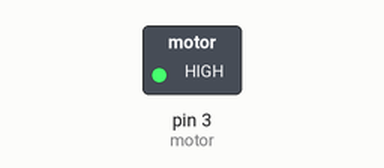
Recording of a sketch running on a simulated Arduino Uno, built with avr-gcc and run on an emulated ATmega328P. Parts: switched loads named in the sketch (green lamp = pin HIGH).

Above: at 0.1 s.
At 100.1 s:
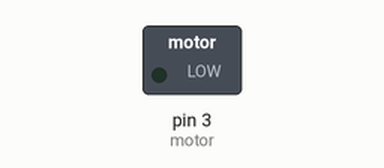
Timing chart, 0 to 101.6 s (numbered marks = the images above):
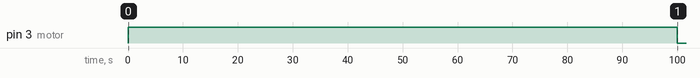

Measured:
- by itself, pin 3 (motor): LOW → HIGH at 0.00 s, → LOW 100 s later

The sketch:

Encender_Motor_CD.ino
```cpp
int motor = 3;
int entrada_analogica = A0;

void setup() {
  pinMode (motor, OUTPUT);
  pinMode (entrada_analogica, INPUT);
  Serial.begin(9600);
}

void loop() {
  int valor_entrada_analogica = 0;
  int valor_salida_pwm = 0;

  valor_entrada_analogica = analogRead(entrada_analogica);
  valor_salida_pwm = map(valor_entrada_analogica, 0, 1023, 0, 255);
  analogWrite(motor, valor_salida_pwm);

  digitalWrite(motor, HIGH);
  delay(100000);
  digitalWrite(motor, LOW);
  delay(100000);
}
```
